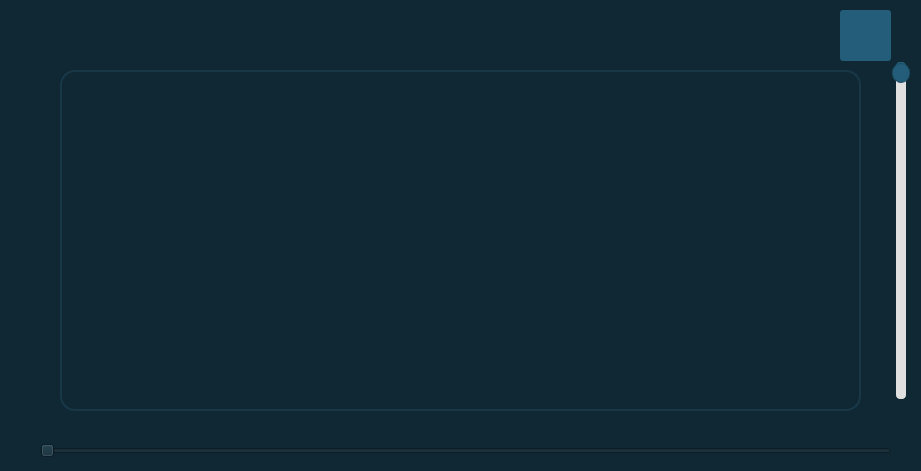
   <widget class="QWidget" name="Graph1_widget_2" native="true">
    <property name="geometry">
     <rect>
      <x>340</x>
      <y>500</y>
      <width>921</width>
      <height>471</height>
     </rect>
    </property>
    <property name="styleSheet">
     <string notr="true">QWidget {
    background-color: #0f2834; /* Background color */
    border-radius: 15px; /* Curved borders */
    border: 2px solid #0f2834; /* 3D outline */
  
    box-shadow: 2px 2px 8px rgba(0, 0, 0, 0.7); /* 3D shadow effect */
}</string>
    </property>
    <widget class="QSlider" name="graph2_Vslider">
     <property name="geometry">
      <rect>
       <x>890</x>
       <y>60</y>
       <width>22</width>
       <height>341</height>
      </rect>
     </property>
     <property name="cursor">
      <cursorShape>PointingHandCursor</cursorShape>
     </property>
     <property name="styleSheet">
      <string notr="true">QSlider::groove:vertical {
    border: 1px solid #235d79;   /* Border around the groove */
    width: 8px;                  /* Groove width (vertical) */
    background: #E0E0E0;         /* Groove background color */
    border-radius: 4px;          /* Rounded groove edges */
}

QSlider::handle:vertical {
    background-color: #235d79;   /* Handle color */
    border: 1px solid #1b4b61;   /* Border for handle (darker shade) */
    width: 18px;                 /* Handle width */
    height: 18px;                /* Handle height */
    border-radius: 9px;          /* Rounded handle */
    margin: 0 -5px;              /* Centers the handle over the groove */
}

QSlider::handle:vertical:hover {
    background-color: #2e6d8e;   /* Lighter blue when hovering */
}

QSlider::handle:vertical:pressed {
    background-color: #1b4b61;   /* Darker blue when pressed */
}

QSlider::sub-page:vertical {
    background: #235d79;         /* Color of the filled area above the handle */
    border-radius: 4px;          /* Rounded edges for the sub-page */
}

QSlider::add-page:vertical {
    background: #E0E0E0;         /* Color of the empty area below the handle */
    border-radius: 4px;          /* Rounded edges for the add-page */
}
</string>
     </property>
     <property name="minimum">
      <number>1</number>
     </property>
     <property name="maximum">
      <number>100</number>
     </property>
     <property name="value">
      <number>100</number>
     </property>
     <property name="orientation">
      <enum>Qt::Vertical</enum>
     </property>
    </widget>
    <widget class="QSlider" name="graph2_Hslider">
     <property name="geometry">
      <rect>
       <x>40</x>
       <y>440</y>
       <width>851</width>
       <height>22</height>
      </rect>
     </property>
     <property name="cursor">
      <cursorShape>PointingHandCursor</cursorShape>
     </property>
     <property name="styleSheet">
      <string notr="true">QSlider::groove:horizontal {
    border: 1px solid #235d79;   /* Border around the groove */
    height: 8px;                 /* Groove height */
    background: #E0E0E0;         /* Groove background color */
    border-radius: 4px;          /* Rounded groove edges */
}

QSlider::handle:horizontal {
    background-color: #235d79;   /* Handle color */
    border: 1px solid #1b4b61;   /* Border for handle (darker shade) */
    width: 18px;                 /* Handle width */
    height: 18px;                /* Handle height */
    border-radius: 9px;          /* Rounded handle */
    margin: -5px 0;              /* Centers the handle over the groove */
}

QSlider::handle:horizontal:hover {
    background-color: #2e6d8e;   /* Lighter blue when hovering */
}

QSlider::handle:horizontal:pressed {
    background-color: #1b4b61;   /* Darker blue when pressed */
}

QSlider::sub-page:horizontal {
    background: #235d79;         /* Color of the filled area before the handle */
    border-radius: 4px;          /* Rounded edges for the sub-page */
}

QSlider::add-page:horizontal {
    background: #E0E0E0;         /* Color of the empty
}</string>
     </property>
     <property name="orientation">
      <enum>Qt::Horizontal</enum>
     </property>
    </widget>
    <widget class="QPushButton" name="snapshot_G2">
     <property name="geometry">
      <rect>
       <x>840</x>
       <y>10</y>
       <width>51</width>
       <height>51</height>
      </rect>
     </property>
     <property name="cursor">
      <cursorShape>PointingHandCursor</cursorShape>
     </property>
     <property name="toolTip">
      <string>&lt;html&gt;&lt;head/&gt;&lt;body&gt;&lt;p&gt;take graph1 snapshot&lt;/p&gt;&lt;/body&gt;&lt;/html&gt;</string>
     </property>
     <property name="styleSheet">
      <string notr="true">QPushButton {
    background-color: #235d79;    
    border-radius: 3px;       
    border: none;         
    color: white;               

}

QPushButton:hover {
    background-color: #2e6d8e;    /* Slightly lighter blue when hovering */
}

QPushButton:pressed {
    background-color: #1b4b61;    /* Darker blue when pressed */
}</string>
     </property>
     <property name="text">
      <string/>
     </property>
     <property name="icon">
      <iconset>
       <disabledon>:/icons/icons8-screenshot-50.png</disabledon>
      </iconset>
     </property>
     <property name="iconSize">
      <size>
       <width>50</width>
       <height>50</height>
      </size>
     </property>
    </widget>
    <widget class="QWidget" name="Graph2_signalview" native="true">
     <property name="geometry">
      <rect>
       <x>60</x>
       <y>70</y>
       <width>801</width>
       <height>341</height>
      </rect>
     </property>
     <property name="styleSheet">
      <string notr="true">QWidget {
    background-color: #0f2834; /* Background color */
    border-radius: 15px; /* Curved borders */
    border: 2px solid #183747; /* Matching the background color */
    min-width: 10px; /* Ensures it's square */
    min-height: 10px; /* Ensures it's square */
    box-shadow: 2px 2px 8px rgba(0, 0, 0, 0.7); /* 3D shadow effect */
}</string>
     </property>
    </widget>
   </widget>
